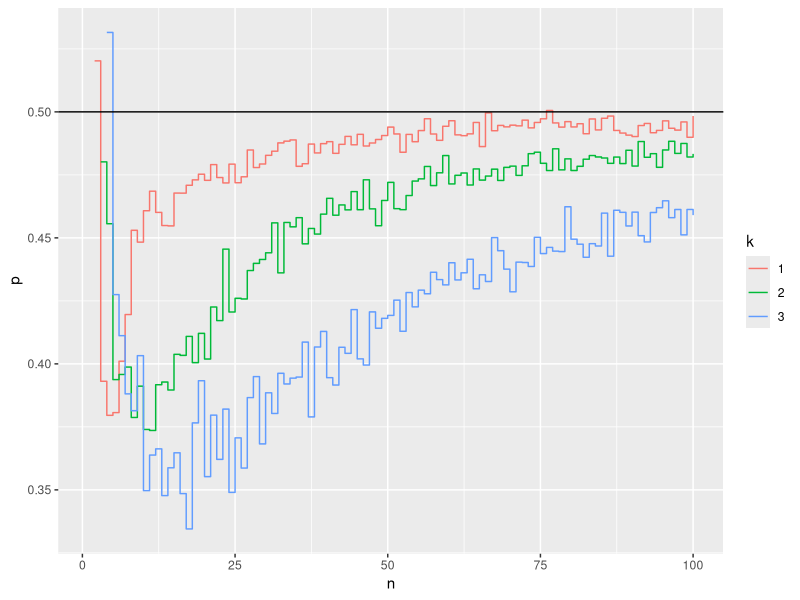

Generate this figure with R:

library(tidyverse)

## http://keyonvafa.com/hot-hand/
get_post_streak_prob <- function(n, k, p = 0.5) {
  tosses <- rbinom(n, 1, p)
  runs <- rle(tosses)
  n_neg_after <- length(which(runs$values == 1 & runs$lengths >= k))
  n_pos_after <- sum(runs$lengths[which(runs$values == 1 & runs$lengths >= k)] - k)
  
  ## edge case
  if (n %in% cumsum(runs$lengths)[which(runs$values == 1 & runs$lengths >= k)]) {
    n_neg_after <- n_neg_after - 1
  }
  
  n_pos_after / (n_pos_after + n_neg_after)
}

simulate_post_streak_prob <- function(sims = 1000, ...) {
  rerun(
    sims,
    get_post_streak_prob(...)
  ) |> 
    flatten_dbl() |> 
    mean(na.rm = TRUE)
}

runs <- crossing(
  n = 1:100,
  k = 1:3
) |> 
  mutate(
    p = map2_dbl(n, k, ~simulate_post_streak_prob(sims = 1000, n = ..1, k = ..2))
  )

runs |>
  arrange(n, k) |>
  mutate(
    across(k, factor)
  ) |> 
  ggplot() +
  aes(x = n, y = p, color = k, group = k) +
  geom_step() +
  geom_hline(aes(yintercept = 0.5))

simulate_post_streak_prob(sims = 1000, n = 11, k = 3, p = 0.6)
simulate_post_streak_prob(sims = 1000, n = 6, k = 3, p = 0.5)
simulate_post_streak_prob(sims = 1000, n = 100, k = 3, p = 0.5)

probs_n6_k2 <- tibble(
  prob = seq(0.1, 0.9, by = 0.1)
) |> 
  mutate(
    p = map_dbl(prob, ~simulate_post_streak_prob(sims = 10000, n = 6, k = 2, p = .x))
  )
probs_n6_k2

probs_n6_k3 <- tibble(
  prob = seq(0.1, 0.9, by = 0.1)
) |> 
  mutate(
    p = map_dbl(prob, ~simulate_post_streak_prob(sims = 10000, n = 6, k = 5, p = .x))
  )
probs_n6_k3

probs_n11_k3 <- tibble(
  prob = seq(0.1, 0.9, by = 0.1)
) |> 
  mutate(
    p = map_dbl(prob, ~simulate_post_streak_prob(sims = 10000, n = 11, k = 2, p = .x))
  )
probs_n11_k3
